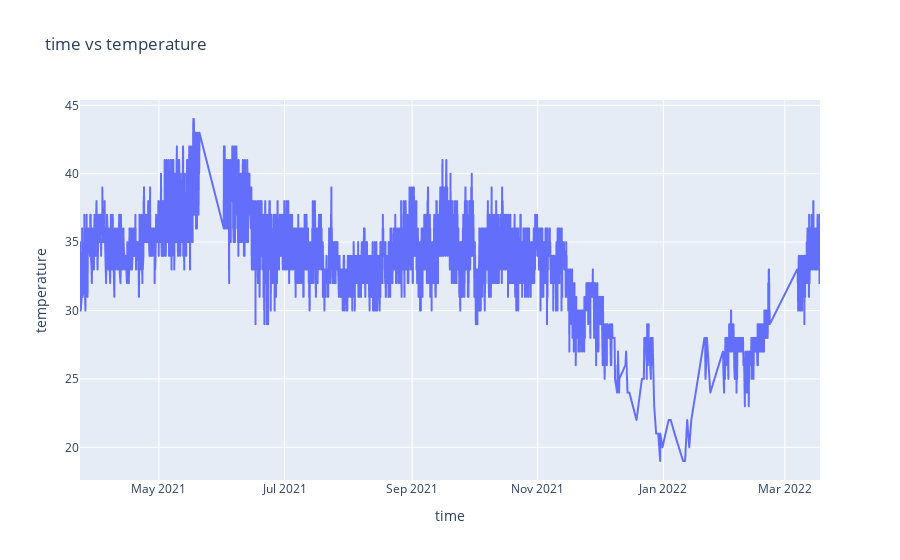

Here is the notebook cell this chart was saved with:
### Code cell
import plotly.express as px

# Assuming your data is stored in a DataFrame called df
# Replace 'temperature' and 'speed' with the actual column names from your DataFrame
fig = px.line(hourly_mode_df, x='hour', y='temperature', title='time vs temperature',
                 labels={'hour': 'time', 'temperature': 'temperature'})

fig.show()

### Figure 1 — Plotly figure (JSON) as saved in the notebook; plotly's stock layout.template omitted (floating-point values rounded to 4 significant figures; data arrays with more than 128 entries replaced by an {"elided": "..."} marker saying what was removed)
{"data": [{"hovertemplate": "time=%{x}<br>temperature=%{y}<extra></extra>", "legendgroup": "", "line": {"color": "#636efa", "dash": "solid"}, "marker": {"symbol": "circle"}, "mode": "lines", "name": "", "showlegend": false, "type": "scattergl", "x": {"elided": "5339 str values"}, "xaxis": "x", "y": {"elided": "5339 int values"}, "yaxis": "y"}], "layout": {"legend": {"tracegroupgap": 0}, "title": {"text": "time vs temperature"}, "xaxis": {"anchor": "y", "domain": [0, 1], "title": {"text": "time"}}, "yaxis": {"anchor": "x", "domain": [0, 1], "title": {"text": "temperature"}}}}
